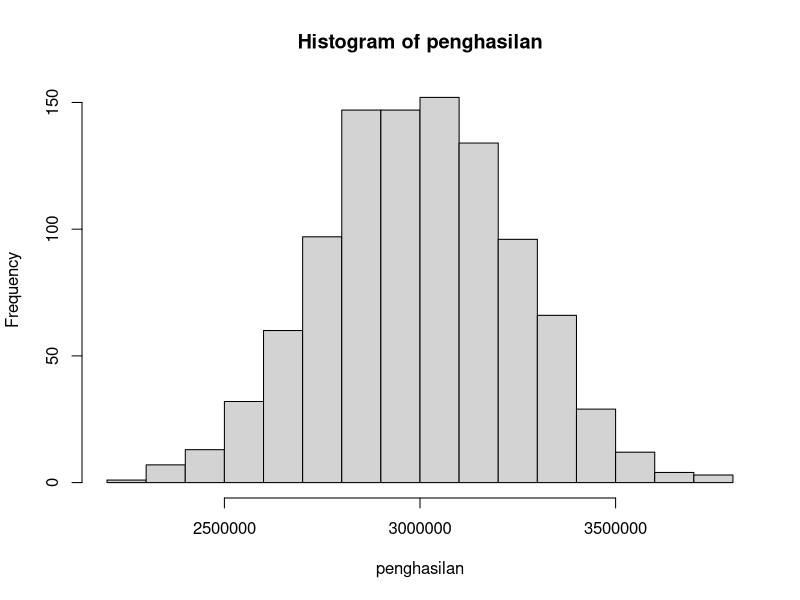

This figure's R source:
## ---- chunk 1
knitr::opts_chunk$set(echo = TRUE)
## ---- chunk 2
#penghasilan satu kecamatan
penghasilan <- rnorm(1000, 3000000, 250000) #rnorm: random angka (n, mean, sd)

hist(penghasilan)
## ---- chunk 3
# memasukan 1 orang penghasilan 7 juta
baru <- 7e+08
penghasilan.baru <- append(penghasilan, baru)

median(penghasilan)
median(penghasilan.baru)

# Perbedaan mean sangat berpengaruh, karena sensitif terhadap outlier
mean(penghasilan)
mean(penghasilan.baru)
